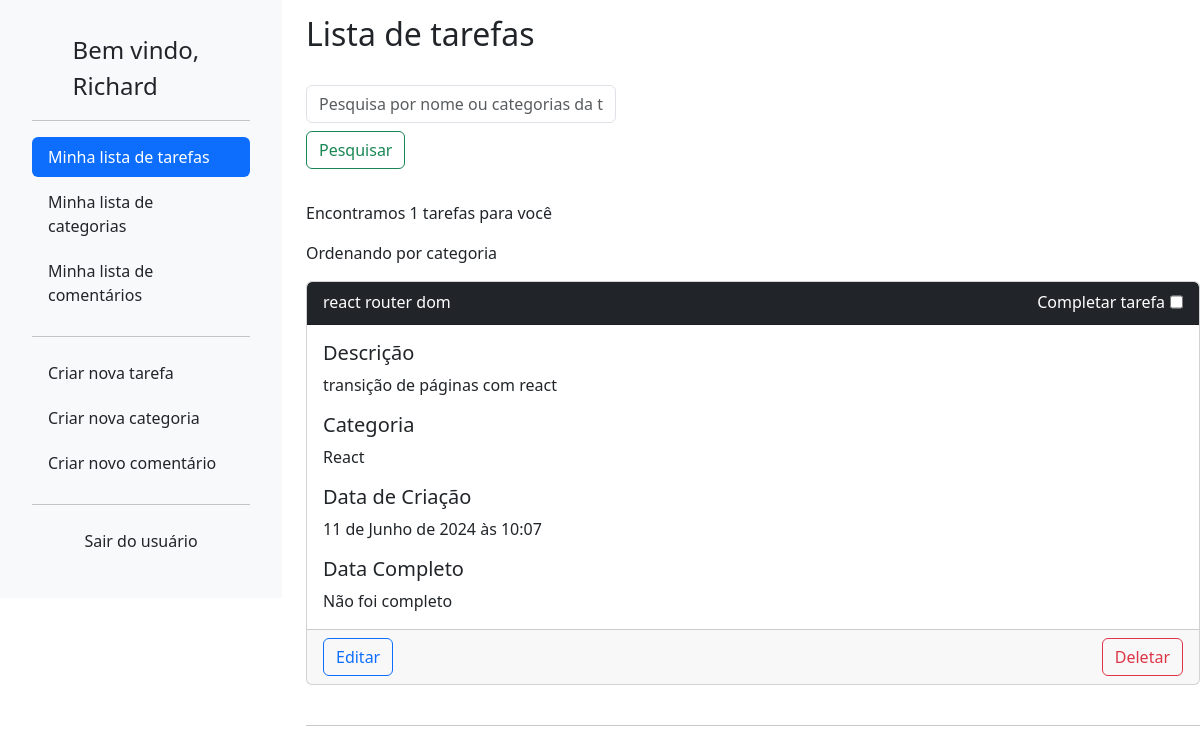
The app's page / (signed in), older data.
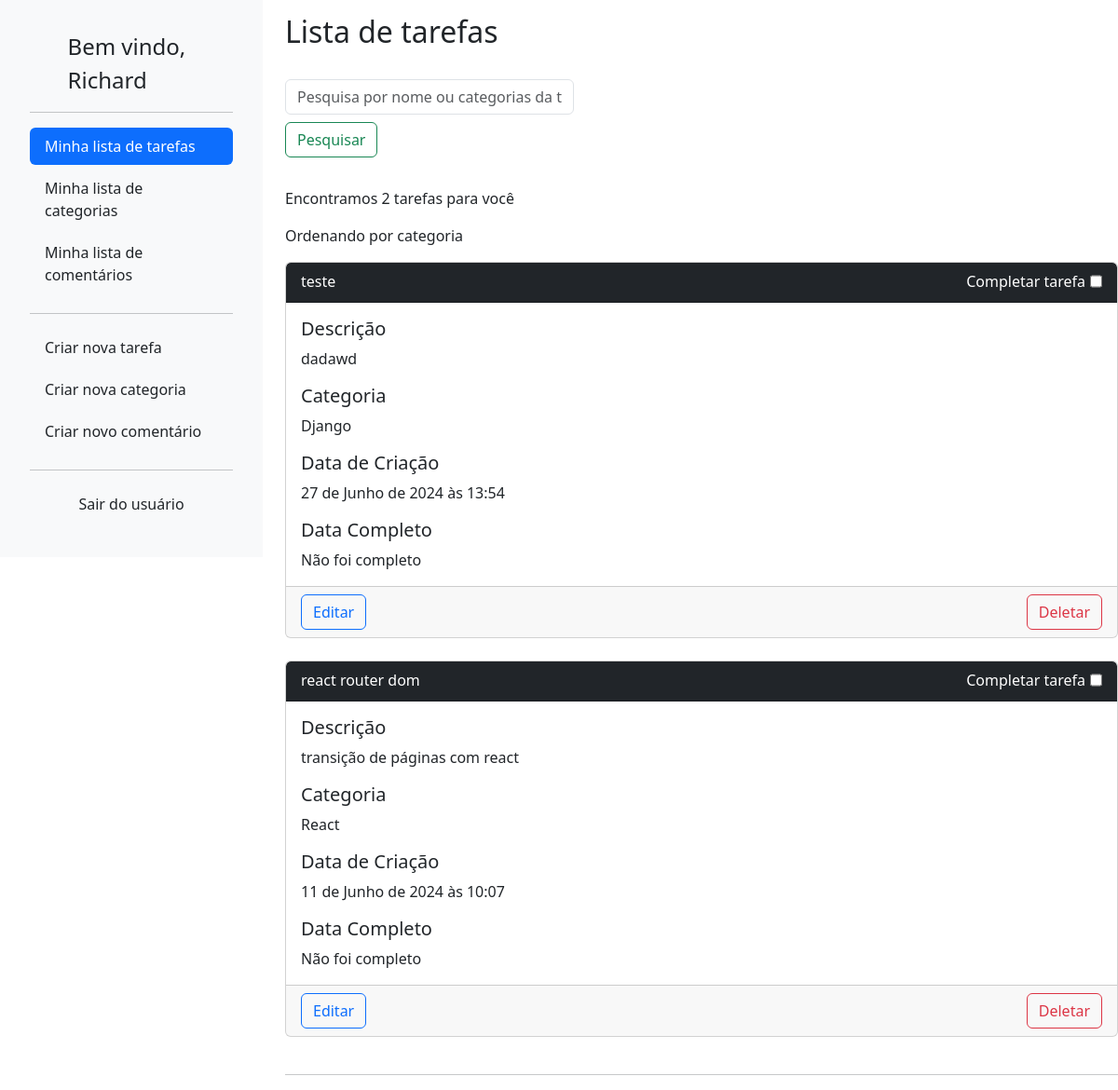
The same page, newer data.
### lizetest/accounts/models.py (models this page shows, shortened)
class User(AbstractBaseUser, PermissionsMixin):
	username = models.CharField(
		_('username'),
		max_length=150,
		unique=True,
		help_text=('150 caracteres ou menos. Letras, números e @/./+/-/_ apenas.'),
		error_messages={
			'unique': _("A user with that username already exists."),
		},
		null=True,
		blank=True
	)
	name = models.CharField(_('name'), max_length=100, blank=True)
	email = models.EmailField(_('email address'), unique=True)
	is_staff = models.BooleanField(
		_('staff status'),
		default=False,
		help_text=_('Designates whether the user can log into this admin site.'),
	)
	is_active = models.BooleanField(
		_('active'),
		default=True,
		help_text=_(
			'Designates whether this user should be treated as active. '
			'Unselect this instead of deleting accounts.'
		),
	)
	filtro = models.CharField(max_length=50,default='created_at')
	objects = UserManager()
	EMAIL_FIELD = 'email'
	USERNAME_FIELD = 'username'
	REQUIRED_FIELDS = ['email']
	class Meta:
		verbose_name = 'usuário'
		verbose_name_plural = 'usuários'

### lizetest/todo/models.py (models this page shows, shortened)
class Task(BaseModel):
    title = models.CharField(max_length=255,verbose_name="Título")
    description = models.TextField(verbose_name='Descrição')
    category = models.ForeignKey(Category, on_delete=models.CASCADE,verbose_name="Categoria")
    completion_date = models.DateTimeField(null=True, blank=True)
    completed = models.BooleanField(default=False)
    author = models.ForeignKey(User,on_delete=models.CASCADE,blank=True)

### lizetest/category/models.py (models this page shows)
class Category(BaseModel):
    name = models.CharField(max_length=255,verbose_name="Nome")
    author = models.ForeignKey(User,on_delete=models.CASCADE,blank=True)
    def __str__(self):
        return self.name

### lizetest/todo/views.py (the view, shortened to what this page needs)
# urls.py: path('', TaskListView.as_view(), name='task_list'),
class TaskListView(LoginRequiredMixin,ListView):
    model = Task
    template_name = 'task_list.html'
    def get_queryset(self):
        queryset = Task.objects.filter(author=self.request.user)
        query = self.request.GET.get('query_task')
        if query:
            queryset = queryset.filter(
                Q(title__icontains=query) |
                Q(category__name__icontains=query)
            )
        return queryset
    def get_context_data(self, **kwargs):
        context = super().get_context_data(**kwargs)
        context['number_tasks'] = self.get_queryset().count()
        context['user'] = self.request.user.username
        filtro_select = {
            "title": "Ordenando por nome",
            "description":"Ordenando por descrição",
            "category":"Ordenando por categoria",
            "created_at":"Ordenando por data de criação",
            "completion_date": "Ordenando por task completa",
        }
        context['filtro'] = filtro_select[self.request.user.filtro]
        query = self.request.GET.get('query_task')
        if self.request.user.filtro == "created_at":
            context['tasks'] = Task.objects.filter(
                author=self.request.user.id).all().order_by('-created_at')
        elif self.request.user.filtro == "category":
            context['tasks'] = Task.objects.filter(
                author=self.request.user.id).all().order_by('-category__created_at')
        else:
            context['tasks'] = Task.objects.filter(
                author=self.request.user.id).all().order_by(self.request.user.filtro)
        return context

### lizetest/todo/templates/task_list.html (shortened to what this page needs)
{% extends 'base.html' %}
  {% block content %}
  <div class="row">
    <div class="col-auto col-md-3">
      <div class="offcanvas-md offcanvas-start d-md-flex flex-column flex-shrink-0 p-3 bg-light" tabindex="-1" id="offcanvasSidebar" aria-labelledby="offcanvasSidebarLabel">
        {% include 'sidebar.html' %}
      </div>
    </div>
    <div class="col col-md-9">
      <h2 style="padding-top: 15px; overflow: hidden;">Lista de tarefas</h2><br>
      <form method="GET" action="{% url 'todo:task_list' %}">
        <input type="text" name="query_task" placeholder="Pesquisa por nome ou categorias da tarefa"
          class="form-control mb-2" style="max-width: 310px;">
        <button type="submit" class="btn btn-outline-success mb-2">Pesquisar</button>
      </form><br>
      <p>Encontramos {{number_tasks}} tarefas para você</p>
      <p>{{filtro}}</p>
      <div class="card-deck">
        {% for task in tasks %}
        <div class="card mb-4 {% if task.completed %}border-success{% endif %}">
          <div class="card-header {% if task.completed %}bg-success text-white{% else %}bg-dark text-white{% endif %}">
            <div class="d-flex justify-content-between">
              <span>{{ task.title }}</span>
              <span style="display: flex;gap: 5px;">
                <span>Completar tarefa</span>
                <input data-task-id="{{ task.pk }}" class="form-check" type="checkbox" id="flexSwitchCheckChecked" {% if task.completed %}checked{% endif %}>
              </span>
            </div>
          </div>
          <div class="card-body">
            <h5 class="card-title">Descrição</h5>
            <p class="card-text">{{ task.description }}</p>
            <h5 class="card-title">Categoria</h5>
            <p class="card-text">{{ task.category }}</p>
            <h5 class="card-title">Data de Criação</h5>
            <p class="card-text">{{ task.created_at }}</p>
            <h5 class="card-title">Data Completo</h5>
            <p class="card-text">{% if task.completion_date == None %}Não foi completo{% else %}{{ task.completion_date }}{% endif %}</p>
          </div>
          <div class="card-footer">
            <div class="d-flex justify-content-between">
              <a href="{% url 'todo:task_edit' pk=task.pk %}">
                <button type="button" class="btn btn-outline-primary">Editar</button>
              </a>
              <button type="button" class="btn btn-outline-danger btn-delete" data-task-id="{{ task.pk }}" data-task-name="{{ task.title }}" is-completed="{% if task.completed %}true{% else %}false{% endif %}">
                Deletar
              </button>
            </div>
          </div>
        </div>
        {% endfor %}
      </div>
      <hr>
    </div>
  </div>
{% endblock %}

### lizetest/core/templates/base.html (shortened to what this page needs)
<!DOCTYPE html>
<html lang="pt-br">
<head>
    <link href="https://cdn.jsdelivr.net/npm/bootstrap@5.3.3/dist/css/bootstrap.min.css" rel="stylesheet"
>
</head>
<body style="overflow-x: hidden;">
    {% block content %}
    {% endblock content %}
</body>
</html>

### lizetest/core/templates/sidebar.html
<div class="d-flex flex-column flex-shrink-0 p-3 bg-light">
    <a href="/" class="d-flex align-items-center mb-3 mb-md-0 me-md-auto link-dark text-decoration-none">
        <svg class="bi me-2" width="40" height="32">
            <use xlink:href="#bootstrap" />
        </svg>
        <span class="fs-4">Bem vindo, {{user}}</span>
    </a>
    <hr>
    <ul class="nav nav-pills flex-column mb-auto">
        <li class="nav-item">
            <a href="{% url 'todo:task_list' %}"
                class="nav-link {% if request.resolver_match.url_name == 'task_list' %}active{% else %}link-dark{% endif %}"
                aria-current="page">
                Minha lista de tarefas
            </a>
        </li>
        <li>
            <a href="{% url 'category:category_list' %}"
                class="nav-link {% if request.resolver_match.url_name == 'category_list' %}active{% else %}link-dark{% endif %}">
                Minha lista de categorias
            </a>
        </li>
        <li>
            <a href="{% url 'comments:comments_list' %}"
                class="nav-link {% if request.resolver_match.url_name == 'comments_list' %}active{% else %}link-dark{% endif %}">
                Minha lista de comentários
            </a>
        </li>
        <hr>
        <li>
            <a href="{% url 'todo:task_create' %}" class="nav-link link-dark"
                onmouseover="this.className='nav-link active'" onmouseout="this.className='nav-link link-dark'">
                Criar nova tarefa
            </a>
        </li>
        <li>
            <a href="{% url 'category:category_create' %}" class="nav-link link-dark"
                onmouseover="this.className='nav-link active'" onmouseout="this.className='nav-link link-dark'">
                Criar nova categoria
            </a>
        </li>
        <li>
            <a href="{% url 'comments:comments_create' %}" class="nav-link link-dark"
                onmouseover="this.className='nav-link active'" onmouseout="this.className='nav-link link-dark'">
                Criar novo comentário
            </a>
        </li>
        <hr>
        <li style="text-align: center;">
            <a href="{% url 'accounts:logout' %}" class="nav-link link-dark"
                onmouseover="this.className='nav-link active'" onmouseout="this.className='nav-link link-dark'">
                Sair do usuário
            </a>
        </li>
    </ul>
</div>

### lizetest/core/templates/base.html (style rules this page uses)
.card-title { overflow-y: hidden; }
li { padding-bottom: 5px; }
* { overflow-x: hidden; overflow-y: auto ; }

Row changes from the older to the newer data that the page shows:
added Task: title "teste", description "dadawd", category "Django", created_at "27 de Junho de 2024 às 13:54", shows "Não foi completo"
Text that changed along with them:
{{ number_tasks }}: "1" → "2"
